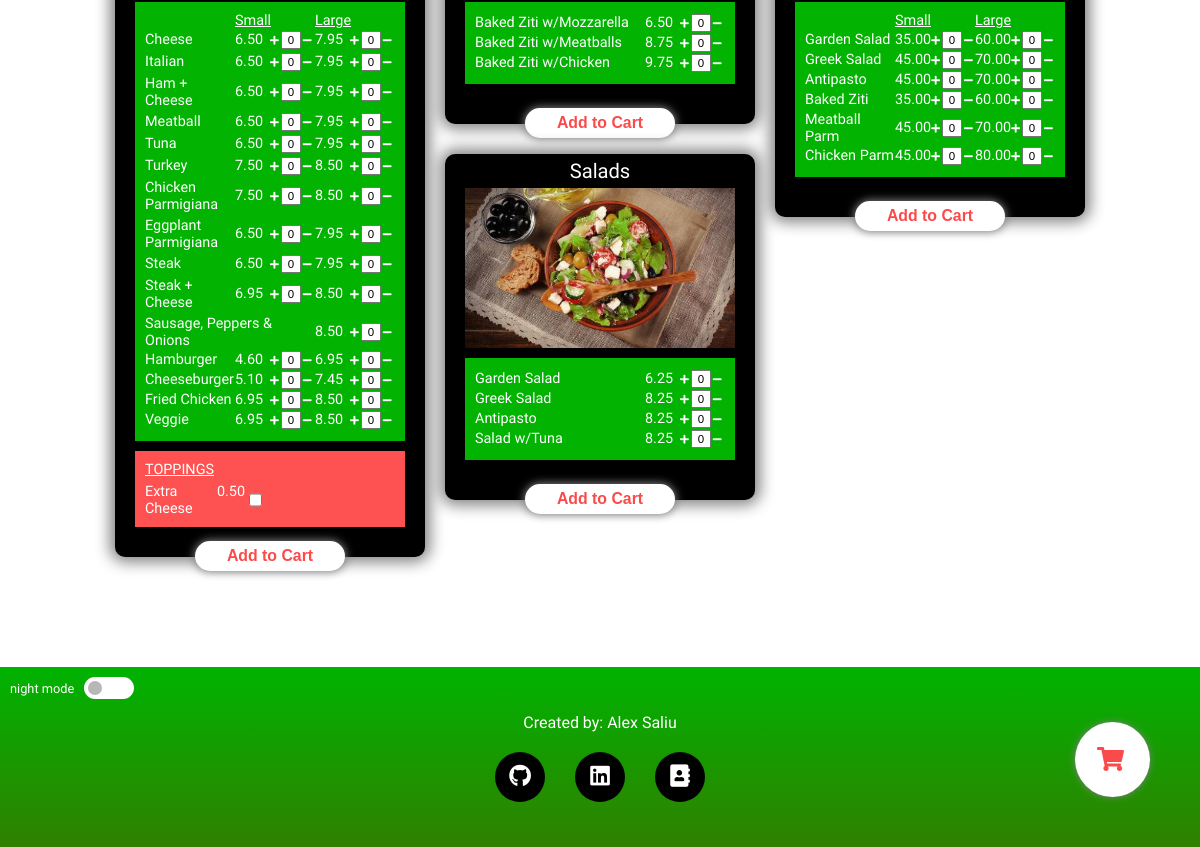
/ (lower part), run on an earlier commit of the app's database.
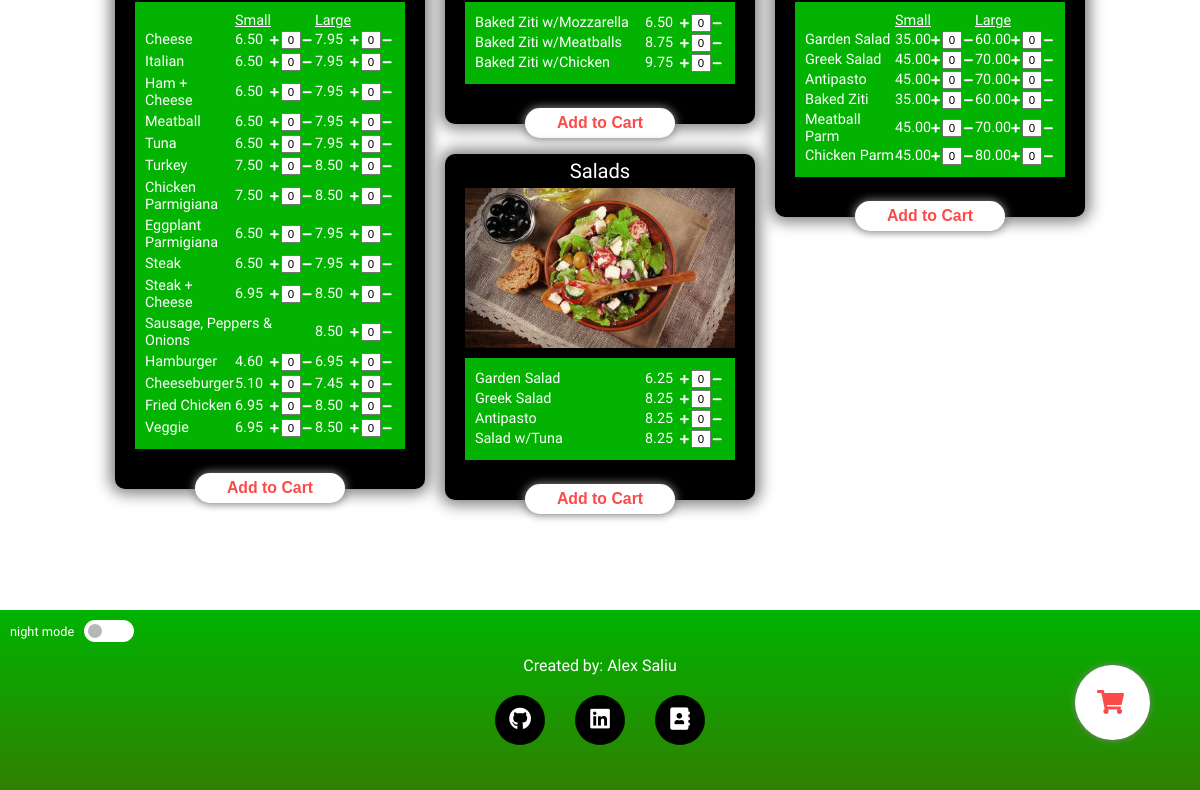
And on a later commit of the database.
### menu/models.py (models this page shows, shortened)
class Category(models.Model):
    name = models.CharField(max_length=64)
    submenu = models.ForeignKey(Submenu, blank=True, null=True, on_delete=models.CASCADE, related_name="categories")
    sizes = models.BooleanField(default=False)
    def __str__(self):
        return f"{self.name}"

class Item(models.Model):
    name = models.CharField(max_length=64)
    category = models.ForeignKey(Category, blank=True, on_delete=models.CASCADE, related_name="items")
    stdPrice = models.DecimalField(decimal_places=2, max_digits=5, blank=True, null=True)
    smallPrice = models.DecimalField(decimal_places=2, max_digits=5, blank=True, null=True)
    largePrice = models.DecimalField(decimal_places=2, max_digits=5, blank=True, null=True)

class Topping(models.Model):
    name = models.CharField(max_length=64)
    category = models.ForeignKey(Category, blank=True, null=True, on_delete=models.CASCADE, related_name="categoryToppings")
    item = models.ManyToManyField(Item, blank=True, related_name="itemToppings")
    price = models.DecimalField(decimal_places=2, max_digits=5, blank=True, null=True)

### menu/views.py (the view)
# urls.py: path('', views.index),
def index(request):
    context = {
        "submenus": Submenu.objects.all(),
        "categories": Category.objects.all(),
        "items": Item.objects.all(),
        "toppings": Topping.objects.all(),
    }
    return render(request, "menu/index.html", context)

### menu/templates/menu/index.html (shortened to what this page needs)
{% extends "menu/base.html" %}
{% block body %}
  {% include "menu/menu.html" %}
  {% include "menu/cart.html" %}
  {% include "menu/footer.html" %}
{% endblock %}

### menu/templates/menu/menu.html (shortened to what the changed rows need)
<div class="menu_container">
  {% for submenu in submenus %}
    <div class="submenu_container">
      {% for category in submenu.categories.all %}
        {% if category|stringformat:"s" == "Pasta" %}
          <div class="group_container">
        {% endif %}
          <div class="category_container">
            <div class="category_box">
              <div class="category_title">
                {{ category }}
              </div>
              <div class="category_photo {{category|lower}} photo"></div>
              <div class="item_container">
                {% if category.sizes %}
                <div class="sizes">
                  <div class="size_container">
                    <div class="size_small">Small</div>
                    <div class="size_large">Large</div>
                  </div>
                </div>
                {% endif %}
              {% for item in items %}
                {% if item.category == category %}
                  <div class="item_box">
                    <div class="item">
                      <div class="item_name">{{ item.name }}</div>
                      <div class="price_container">
                        {% if category.sizes %}
                          {% if item.smallPrice != None %}
                            <div class="Sml price">
                              <div class="price_box">
                                {{ item.smallPrice }}
                              </div>
                              <div class="quantity_container">
                                <div class="plus">
                                  <i class="fas fa-plus"></i>
                                </div>
                                <input type="text" name="" value=0 readonly>
                                <div class="minus">
                                  <i class="fas fa-minus"></i>
                                </div>
                              </div>
                            </div>
                          {% endif %}
                          {% if item.largePrice != None %}
                            <div class="Lg price">
                              <div class="price_box">
                                {{ item.largePrice }}
                              </div>
                              <div class="quantity_container">
                                <div class="plus">
                                  <i class="fas fa-plus"></i>
                                </div>
                                <input type="text" name="" value=0 readonly>
                                <div class="minus">
                                  <i class="fas fa-minus"></i>
                                </div>
                              </div>
                            </div>
                          {% endif %}
                        {% else %}
                          <div class="Std price">
                            <div class="price_box">
                              {{ item.stdPrice|default_if_none:"" }}
                            </div>
                            <div class="quantity_container">
                              <div class="plus">
                                <i class="fas fa-plus"></i>
                              </div>
                              <input type="text" name="" value=0 readonly>
                              <div class="minus">
                                <i class="fas fa-minus"></i>
                              </div>
                            </div>
                          </div>
                        {% endif %}
                      </div>
                    </div>
                  </div>
                {% endif %}
              {% endfor %}
              </div>
              {% if category.categoryToppings.all %}
                <div class="toppings_container category_toppings">
                  <div class="toppings_box">
                    <div class="toppings_title">TOPPINGS</div>
                    {% for topping in toppings %}
                      {% if topping.category == category %}
                      <div class="topping">
                        <div class="topping_name">{{ topping.name }}</div>
                        <div class="topping_price">
                          <div class="price_box">
                            {{ topping.price|default_if_none:"" }}
                          </div>
                          <input type="checkbox" name="" value=0 readonly>
                        </div>
                      </div>
                      {% endif %}
                    {% endfor %}
                  </div>
                </div>
              {% endif %}
            </div>
            <div class="category_button">
              <input onclick="addToCart(this)" type="button" name="" value="Add to Cart"></input>
            </div>
          </div>
        {% if category|stringformat:"s" == "Salads" %}
          </div>
        {% endif %}
      {% endfor %}
    </div>
  {% endfor %}
</div>

What changed in the data, as far as the page shows it:
removed Topping: name "Extra Cheese", price "0.50", shown under Category (number 1 of 4 on the later page)
shown differently, row unchanged: Category (number 1 of 4 on the later page): no longer shows "TOPPINGS"
